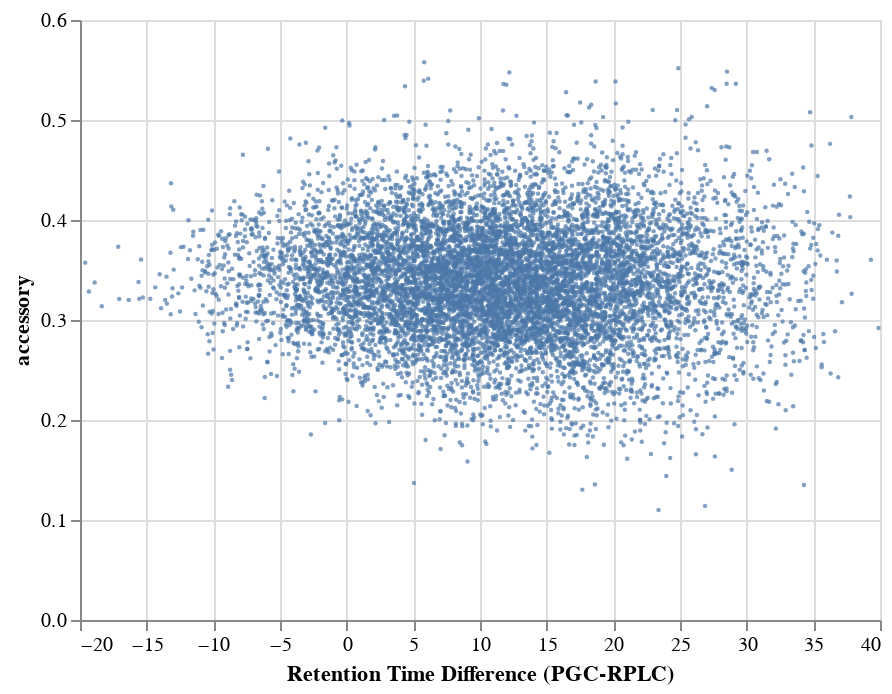

The code cell stored with this chart in its notebook:
### Code cell
def accessory(seq, scale='refractivity'):
    desc = PeptideDescriptor(seq, scale)
    desc.calculate_global()
    return desc.descriptor[0][0]

data_difference.loc[:, 'accessory'] = data_difference.sequence.map(accessory)

alt.Chart(data_difference).mark_circle(
    size=5
).encode(
    x=alt.X('rt_diff:Q', title='Retention Time Difference (PGC-RPLC)'),
    y=alt.Y('accessory:Q')
)

### Figure 1 — Vega-Lite specification as saved in the notebook (floating-point values rounded to 4 significant figures; data arrays with more than 128 entries replaced by an {"elided": "..."} marker saying what was removed)
{"config": {"view": {"continuousWidth": 400, "continuousHeight": 300}}, "data": {"name": "data-425ac93011033efbc7f8779997da7d8f"}, "mark": {"type": "circle", "size": 5}, "encoding": {"x": {"field": "rt_diff", "title": "Retention Time Difference (PGC-RPLC)", "type": "quantitative"}, "y": {"field": "accessory", "type": "quantitative"}}, "$schema": "https://vega.github.io/schema/vega-lite/v4.17.0.json", "datasets": {"data-425ac93011033efbc7f8779997da7d8f": {"elided": "9423 records"}}}
